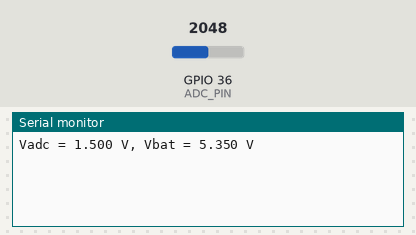
A sketch run on a simulated ESP32. Parts: the last lines printed to the serial monitor. Inputs (shaded band) come from the test bench; at power-on: GPIO 36 (ADC_PIN) = 2048.

Above: at 2.2 s.
2.3 s: GPIO 36 (ADC_PIN) set to 2866
At 3.0 s:
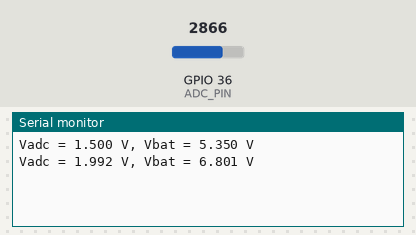
3.8 s: GPIO 36 (ADC_PIN) set to 3603
At 4.8 s:
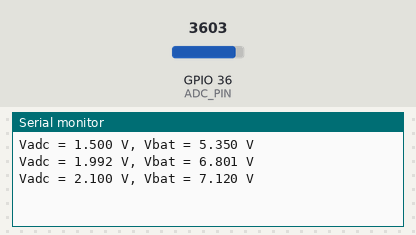
Timing chart, 0 to 6.8 s (numbered marks = the images above; inputs shaded):
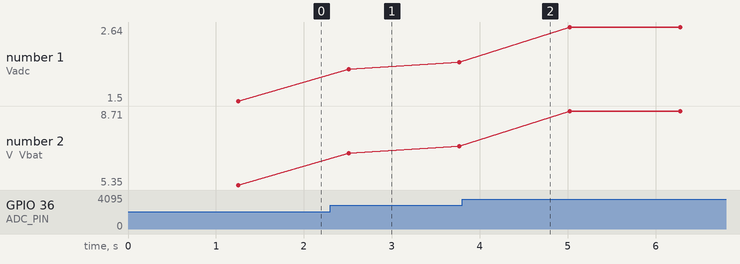

The sketch:

prueba_ADC_3.3.1_.ino
```cpp
const int ADC_PIN = 36;          // Pin donde está conectado el divisor
const float Rtop = 9920.0;       // Valor medido
const float Rbot = 5080.0;       // Valor medido
const float divider_ratio = Rbot / (Rtop + Rbot); // 0.339 aprox.

void setup() {
  Serial.begin(115200);
  analogSetPinAttenuation(ADC_PIN, ADC_11db); // Para medir hasta ~3.9V
  delay(1000);
}

void loop() {
  const int N = 50;     // Promediamos N lecturas para estabilidad
  long suma = 0;
  for(int i=0; i<N; i++){
    suma += analogRead(ADC_PIN);
    delay(5);           // Pequeña espera entre lecturas
  }

  float raw_avg = suma / (float)N;
  float Vadc = (raw_avg / 4095.0) * 3.0;       // Voltaje en el pin ADC
  float Vbat = Vadc / divider_ratio;           // Voltaje real de la batería
  float Vbat_corr = 1 * Vbat + 0.92;


  Serial.print("Vadc = "); Serial.print(Vadc, 3); Serial.print(" V, ");
  Serial.print("Vbat = "); Serial.print(Vbat_corr, 3); Serial.println(" V");

  delay(1000); // Actualiza 1 vez por segundo
}
```

Measured:
- after the input at 2.3 s, the serial monitor: prints a new line after 0.21 s (image 1)
- plotted number 1: 1.5 → 2.1 after the input at 2.3 s, 2.1 → 2.64 after the input at 3.8 s
- plotted number 2: 5.35 → 7.12 after the input at 2.3 s, 7.12 → 8.71 after the input at 3.8 s
